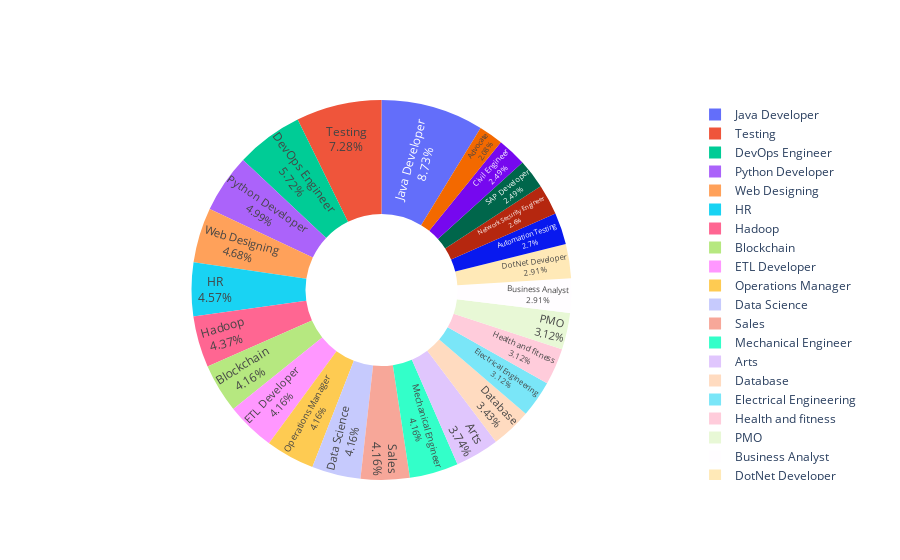

The cell this chart's notebook holds for it:
### Code cell
# Use `hole` to create a donut-like pie chart
fig = go.Figure(data=[go.Pie(labels=df2['Category'], values=df2['Count'], hole=.4)])
fig.update_traces(textposition='inside', textinfo='percent+label')
fig.show()

### Figure 1 — Plotly figure (JSON) as saved in the notebook; plotly's stock layout.template omitted (floating-point values rounded to 4 significant figures)
{"data": [{"hole": 0.4, "labels": ["Java Developer", "Testing", "DevOps Engineer", "Python Developer", "Web Designing", "HR", "Hadoop", "Blockchain", "ETL Developer", "Operations Manager", "Data Science", "Sales", "Mechanical Engineer", "Arts", "Database", "Electrical Engineering", "Health and fitness", "PMO", "Business Analyst", "DotNet Developer", "Automation Testing", "Network Security Engineer", "SAP Developer", "Civil Engineer", "Advocate"], "textinfo": "percent+label", "textposition": "inside", "type": "pie", "values": [84, 70, 55, 48, 45, 44, 42, 40, 40, 40, 40, 40, 40, 36, 33, 30, 30, 30, 28, 28, 26, 25, 24, 24, 20]}], "layout": {}}
